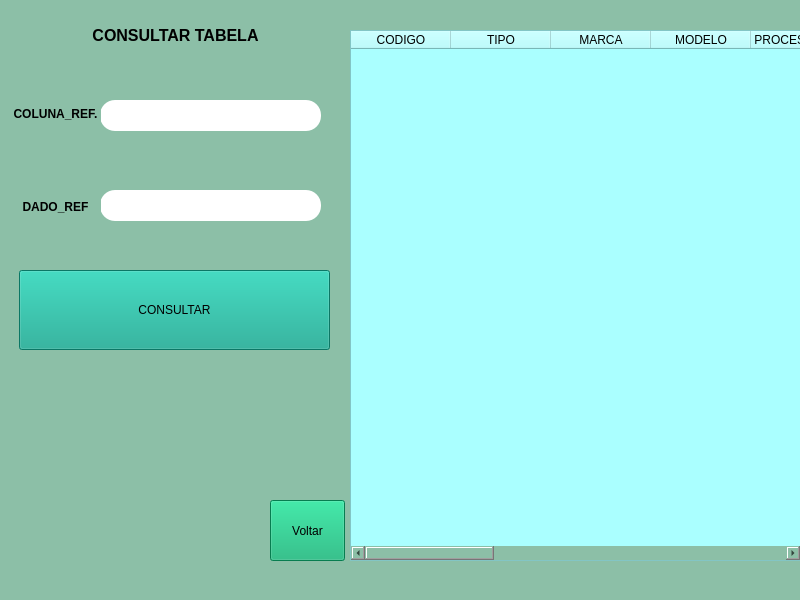
<?xml version="1.0" encoding="UTF-8"?>
<ui version="4.0">
 <class>MainWindow</class>
 <widget class="QMainWindow" name="MainWindow">
  <property name="geometry">
   <rect>
    <x>0</x>
    <y>0</y>
    <width>800</width>
    <height>600</height>
   </rect>
  </property>
  <property name="windowTitle">
   <string>MainWindow</string>
  </property>
  <property name="styleSheet">
   <string notr="true">background-color:rgb(140, 191, 167)</string>
  </property>
  <widget class="QWidget" name="centralwidget">
   <widget class="QTableWidget" name="tableWidget">
    <property name="geometry">
     <rect>
      <x>350</x>
      <y>30</y>
      <width>451</width>
      <height>531</height>
     </rect>
    </property>
    <property name="styleSheet">
     <string notr="true">background-color: rgb(170, 255, 255);</string>
    </property>
    <column>
     <property name="text">
      <string>CODIGO</string>
     </property>
    </column>
    <column>
     <property name="text">
      <string>TIPO</string>
     </property>
    </column>
    <column>
     <property name="text">
      <string>MARCA</string>
     </property>
    </column>
    <column>
     <property name="text">
      <string>MODELO</string>
     </property>
    </column>
    <column>
     <property name="text">
      <string>PROCESSADOR</string>
     </property>
    </column>
    <column>
     <property name="text">
      <string>RAM</string>
     </property>
    </column>
    <column>
     <property name="text">
      <string>M_INTERNA</string>
     </property>
    </column>
    <column>
     <property name="text">
      <string>M.EXPANSIVEL</string>
     </property>
    </column>
    <column>
     <property name="text">
      <string>QUANTIDADE</string>
     </property>
    </column>
    <column>
     <property name="text">
      <string>PREÇO</string>
     </property>
    </column>
    <column>
     <property name="text">
      <string>CNPJ_LOJA</string>
     </property>
    </column>
    <column>
     <property name="text">
      <string>NOME_LOJA</string>
     </property>
    </column>
    <column>
     <property name="text">
      <string>LOCALIZAÇÃO</string>
     </property>
    </column>
   </widget>
   <widget class="QLabel" name="label">
    <property name="geometry">
     <rect>
      <x>70</x>
      <y>10</y>
      <width>211</width>
      <height>51</height>
     </rect>
    </property>
    <property name="text">
     <string>&lt;html&gt;&lt;head/&gt;&lt;body&gt;&lt;p&gt;&lt;span style=&quot; font-size:12pt; font-weight:600;&quot;&gt;CONSULTAR TABELA&lt;/span&gt;&lt;/p&gt;&lt;/body&gt;&lt;/html&gt;</string>
    </property>
    <property name="alignment">
     <set>Qt::AlignCenter</set>
    </property>
   </widget>
   <widget class="QLineEdit" name="lineEdit_3">
    <property name="geometry">
     <rect>
      <x>100</x>
      <y>100</y>
      <width>221</width>
      <height>31</height>
     </rect>
    </property>
    <property name="font">
     <font>
      <pointsize>12</pointsize>
     </font>
    </property>
    <property name="styleSheet">
     <string notr="true">background-color: rgb(255, 170, 0);
border-color: qlineargradient(spread:pad, x1:0, y1:0, x2:1, y2:0, stop:0 rgba(0, 0, 0, 255), stop:1 rgba(255, 255, 255, 255));
border-color: rgb(0, 0, 0);
border-radius:15px;
background-color: rgb(255, 255, 255);
border-color: qlineargradient(spread:pad, x1:0, y1:0, x2:1, y2:0, stop:0 rgba(0, 0, 0, 255), stop:1 rgba(255, 255, 255, 255));
border-width: 2px; 
border - style:outset;
border - color:black;</string>
    </property>
   </widget>
   <widget class="QLineEdit" name="lineEdit_4">
    <property name="geometry">
     <rect>
      <x>100</x>
      <y>190</y>
      <width>221</width>
      <height>31</height>
     </rect>
    </property>
    <property name="font">
     <font>
      <pointsize>12</pointsize>
     </font>
    </property>
    <property name="styleSheet">
     <string notr="true">background-color: rgb(255, 170, 0);
border-color: qlineargradient(spread:pad, x1:0, y1:0, x2:1, y2:0, stop:0 rgba(0, 0, 0, 255), stop:1 rgba(255, 255, 255, 255));
border-color: rgb(0, 0, 0);
border-radius:15px;
background-color: rgb(255, 255, 255);
border-color: qlineargradient(spread:pad, x1:0, y1:0, x2:1, y2:0, stop:0 rgba(0, 0, 0, 255), stop:1 rgba(255, 255, 255, 255));
border-width: 2px; 
border - style:outset;
border - color:black;</string>
    </property>
    <property name="text">
     <string/>
    </property>
   </widget>
   <widget class="QWidget" name="horizontalLayoutWidget_2">
    <property name="geometry">
     <rect>
      <x>19</x>
      <y>270</y>
      <width>311</width>
      <height>80</height>
     </rect>
    </property>
    <layout class="QHBoxLayout" name="horizontalLayout_2">
     <item>
      <widget class="QPushButton" name="pushButton_2">
       <property name="sizePolicy">
        <sizepolicy hsizetype="Preferred" vsizetype="Preferred">
         <horstretch>0</horstretch>
         <verstretch>0</verstretch>
        </sizepolicy>
       </property>
       <property name="styleSheet">
        <string notr="true">
background-color: rgb(15, 166, 141);</string>
       </property>
       <property name="text">
        <string>CONSULTAR</string>
       </property>
      </widget>
     </item>
    </layout>
   </widget>
   <widget class="QWidget" name="verticalLayoutWidget">
    <property name="geometry">
     <rect>
      <x>10</x>
      <y>70</y>
      <width>91</width>
      <height>181</height>
     </rect>
    </property>
    <layout class="QVBoxLayout" name="verticalLayout_3">
     <item>
      <widget class="QLabel" name="label_4">
       <property name="text">
        <string>&lt;html&gt;&lt;head/&gt;&lt;body&gt;&lt;p&gt;&lt;span style=&quot; font-weight:600;&quot;&gt;COLUNA_REF.&lt;/span&gt;&lt;/p&gt;&lt;/body&gt;&lt;/html&gt;</string>
       </property>
       <property name="alignment">
        <set>Qt::AlignCenter</set>
       </property>
      </widget>
     </item>
     <item>
      <widget class="QLabel" name="label_5">
       <property name="text">
        <string>&lt;html&gt;&lt;head/&gt;&lt;body&gt;&lt;p&gt;&lt;span style=&quot; font-weight:600;&quot;&gt;DADO_REF&lt;/span&gt;&lt;/p&gt;&lt;/body&gt;&lt;/html&gt;</string>
       </property>
       <property name="alignment">
        <set>Qt::AlignCenter</set>
       </property>
      </widget>
     </item>
    </layout>
   </widget>
   <widget class="QPushButton" name="pushButton_6">
    <property name="geometry">
     <rect>
      <x>270</x>
      <y>500</y>
      <width>75</width>
      <height>61</height>
     </rect>
    </property>
    <property name="styleSheet">
     <string notr="true">background-color: rgb(10, 175, 112);
</string>
    </property>
    <property name="text">
     <string>Voltar</string>
    </property>
   </widget>
  </widget>
  <widget class="QMenuBar" name="menubar">
   <property name="geometry">
    <rect>
     <x>0</x>
     <y>0</y>
     <width>800</width>
     <height>21</height>
    </rect>
   </property>
  </widget>
  <widget class="QStatusBar" name="statusbar"/>
 </widget>
 <resources/>
 <connections/>
</ui>
